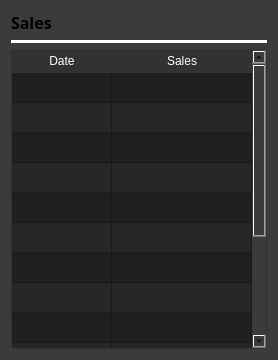
              <widget class="QWidget" name="widget_4" native="true">
               <property name="sizePolicy">
                <sizepolicy hsizetype="Expanding" vsizetype="Expanding">
                 <horstretch>0</horstretch>
                 <verstretch>0</verstretch>
                </sizepolicy>
               </property>
               <property name="minimumSize">
                <size>
                 <width>0</width>
                 <height>360</height>
                </size>
               </property>
               <property name="styleSheet">
                <string notr="true">background-color: #3B3B3B;
border-radius:10px;
</string>
               </property>
               <layout class="QVBoxLayout" name="verticalLayout_7">
                <item>
                 <widget class="QLabel" name="label_6">
                  <property name="font">
                   <font>
                    <family>Poppins SemiBold</family>
                    <pointsize>12</pointsize>
                    <bold>true</bold>
                   </font>
                  </property>
                  <property name="text">
                   <string>Sales</string>
                  </property>
                 </widget>
                </item>
                <item>
                 <widget class="Line" name="line">
                  <property name="styleSheet">
                   <string notr="true">background-color: white;
</string>
                  </property>
                  <property name="orientation">
                   <enum>Qt::Orientation::Horizontal</enum>
                  </property>
                 </widget>
                </item>
                <item>
                 <widget class="QTableWidget" name="DashboardTable">
                  <property name="sizePolicy">
                   <sizepolicy hsizetype="Expanding" vsizetype="Expanding">
                    <horstretch>50</horstretch>
                    <verstretch>0</verstretch>
                   </sizepolicy>
                  </property>
                  <property name="styleSheet">
                   <string notr="true">QTableWidget {
    background-color: #1F1F1F;
    border-radius: 3px;
    border: 1px solid rgb(50, 50, 50);
	color:white;
}

QTableWidget::section {
    border: none;
    border-bottom: 1px solid #d0c6ff;
    text-align: center; /* Set text alignment to center */
    padding: 3px 5px;
}

QHeaderView::section {
    background-color: rgb(50, 50, 50);
    color: white;
    border: none;
    border-bottom: 1px solid rgb(50, 50, 50);
    text-align: center; /* Set text alignment to center */
    padding: 2px 4px;
}

QTableView::item {
    color: white;
    padding: 5px;
    text-align: center; /* Set text alignment to center */
}

QTableView::item:alternate {
    background-color: #272727; 
}

QScrollBar:vertical {
    border: none;
    background: #3B3B3B;
    width: 10px;
    margin: 0px 0px 0px 0px;
}

QScrollBar::handle:vertical {
    background-color: #606060;
    min-height: 20px;
    border-radius: 5px;
}

QScrollBar::add-line:vertical,
QScrollBar::sub-line:vertical {
    border: none;
    background: none;
}

QScrollBar::add-page:vertical,
QScrollBar::sub-page:vertical {
    background: none;
}

QScrollBar:hover {
    opacity: 0.7;
}
</string>
                  </property>
                  <property name="alternatingRowColors">
                   <bool>true</bool>
                  </property>
                  <property name="sortingEnabled">
                   <bool>true</bool>
                  </property>
                  <attribute name="horizontalHeaderCascadingSectionResizes">
                   <bool>true</bool>
                  </attribute>
                  <attribute name="horizontalHeaderStretchLastSection">
                   <bool>true</bool>
                  </attribute>
                  <attribute name="verticalHeaderVisible">
                   <bool>false</bool>
                  </attribute>
                  <attribute name="verticalHeaderStretchLastSection">
                   <bool>true</bool>
                  </attribute>
                  <row>
                   <property name="text">
                    <string/>
                   </property>
                  </row>
                  <row>
                   <property name="text">
                    <string/>
                   </property>
                  </row>
                  <row>
                   <property name="text">
                    <string/>
                   </property>
                  </row>
                  <row>
                   <property name="text">
                    <string/>
                   </property>
                  </row>
                  <row>
                   <property name="text">
                    <string/>
                   </property>
                  </row>
                  <row>
                   <property name="text">
                    <string/>
                   </property>
                  </row>
                  <row>
                   <property name="text">
                    <string/>
                   </property>
                  </row>
                  <row>
                   <property name="text">
                    <string/>
                   </property>
                  </row>
                  <row>
                   <property name="text">
                    <string/>
                   </property>
                  </row>
                  <row>
                   <property name="text">
                    <string/>
                   </property>
                  </row>
                  <row>
                   <property name="text">
                    <string/>
                   </property>
                  </row>
                  <row>
                   <property name="text">
                    <string/>
                   </property>
                  </row>
                  <row>
                   <property name="text">
                    <string/>
                   </property>
                  </row>
                  <row>
                   <property name="text">
                    <string/>
                   </property>
                  </row>
                  <column>
                   <property name="text">
                    <string>Date</string>
                   </property>
                  </column>
                  <column>
                   <property name="text">
                    <string>Sales</string>
                   </property>
                  </column>
                 </widget>
                </item>
               </layout>
              </widget>
